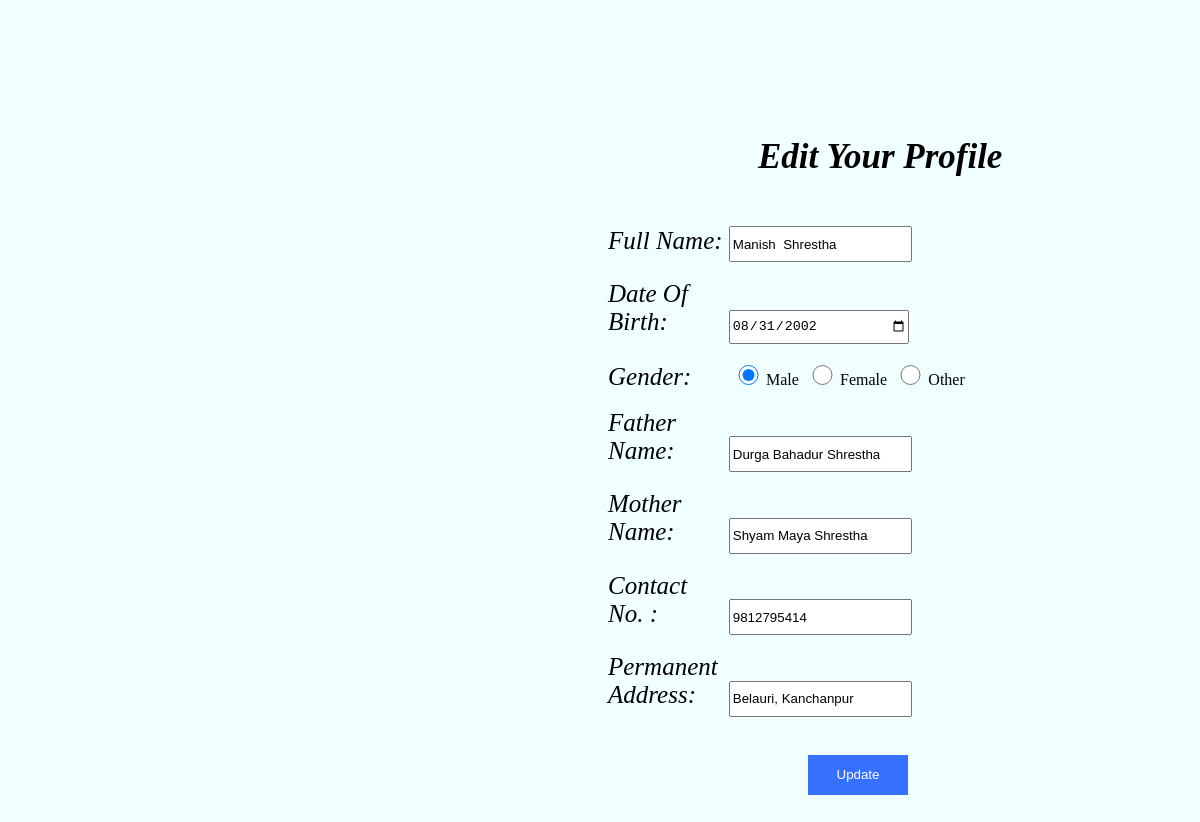
Screenshot of /Edit.php?id=52 (signed in) with the database file from the repository.
### tables this page shows
CREATE TABLE `user` (
  `user_id` int(11) NOT NULL,
  `Name` varchar(50) DEFAULT NULL,
  `Date_of_Birth` date DEFAULT NULL,
  `Gender` varchar(20) DEFAULT NULL,
  `Father_Name` varchar(50) DEFAULT NULL,
  `Mother_Name` varchar(50) DEFAULT NULL,
  `Contact_Number` varchar(10) DEFAULT NULL,
  `Permanent_Address` varchar(70) DEFAULT NULL,
  `Email` varchar(70) DEFAULT NULL,
  `Password` varchar(80) DEFAULT NULL,
  `Re_Password` varchar(80) DEFAULT NULL,
  `profile_picture` varchar(300) DEFAULT NULL
);

### Edit.php (the view, shortened to what this page needs)
<?php if(isset($_GET['id'])){
	$id = $_GET['id'];
	require 'Confi.php';
	try {
		$sql = "select * from  user where user_id = '$id' ";
		$query = mysqli_query($link, $sql);
		$row=mysqli_fetch_assoc($query);
	} catch (Exception $e) {
		$error['database'] = $e -> getMessage();
	}
}
 ?>
<!DOCTYPE html>
<html>
<head>
	<link rel="stylesheet" href="css/edits.css">
</head>
<body>
<form action= "" method="POST" enctype="multipart/form-data">
<div class="main">
	<h2>Edit Your Profile</h2>
		<label>Full Name:</label>
		<input type="text" name="name" value="<?php echo $row['Name']; ?>" placeholder="Enter Your Name">
		<br><br>
		<label>Date Of Birth:</label>
		<input type="date" name="dob" value="<?php echo $row['Date_of_Birth']; ?>">
		<br><br>
		<label>Gender:</label>
		<input type="radio" name="gender" value="Male" id="" <?php if($row['Gender']=='Male'){ echo "checked"; } ?> >Male
        <input type="radio" name="gender" value="Female" id="" <?php if($row['Gender']=='Female'){ echo "checked"; } ?> >Female
        <input type="radio" name="gender" value="Other" id="" <?php if($row['Gender']=='Other'){ echo "checked"; } ?>  >Other
		<br><br>
		<label>Father Name:</label>
		<input type="text" name="fname" value="<?php echo $row['Father_Name']; ?>" placeholder="Enter Your Name">
		<br><br>
		<label>Mother Name:</label>
		<input type="text" name="mname"  value="<?php echo $row['Mother_Name']; ?>" placeholder="Enter Your Name">
		<br><br>
		<label>Contact No. :</label>
		<input type="text" name="phone" value="<?php echo $row['Contact_Number']; ?>" placeholder="Enter Your Mobile no">
		<br><br>
		<label>Permanent Address:</label>
		<input type="text" name="address" value="<?php echo $row['Permanent_Address']; ?>" placeholder="Enter Your Address">
<br>
<br>
<div class="update">
<input type="submit" value="Update" name="btn_update">
		</div>
		</div>
</body>
</html>

### css/edits.css (style rules this page uses)
body { background-color:azure; }
.main { padding:100px 0px 20px 600px; }
h2 { padding:0 0px 20px 150px; font-size:35px; font-style:oblique; }
form div label { display: inline-block; width: 20%; font-size: 25px; font-weight:unset; font-style:oblique; }
form div input { width: 30%; height:30px; }
form div input[name = gender] { width: 5%; height:20px; }
form input[type="submit"] { width: 100px; background-color: rgba(0, 72, 255, 0.778); border: none; color: #fff; height: 40px; }
.update { padding-left: 200px; padding-top: 20px; }

### rows the page displays
user: name "Manish Shrestha", dob "08/31/2002", Gender "☑", fname "Durga Bahadur Shrestha", mname "Shyam Maya Shrestha", phone "9812795414", address "Belauri, Kanchanpur"
